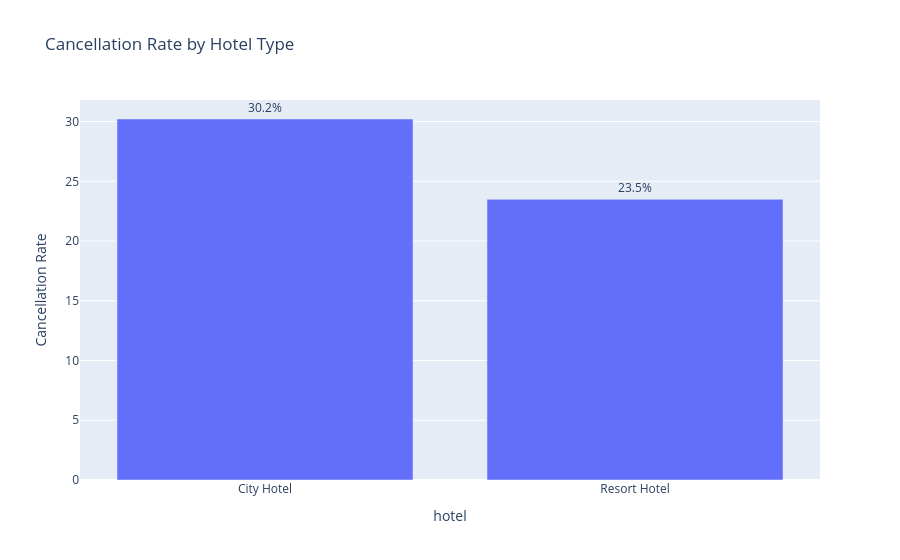

Source (notebook cell):
### Code cell
fig = px.bar(
    hotel_cancellation,
    x="hotel",
    y="Cancellation Rate",
    text="Cancellation Rate",
    title="Cancellation Rate by Hotel Type"
)

fig.update_traces(
    texttemplate="%{text:.1f}%",
    textposition="outside"
)

fig.show()

### Figure 1 — Plotly figure (JSON) as saved in the notebook; plotly's stock layout.template omitted (floating-point values rounded to 4 significant figures)
{"data": [{"hovertemplate": "hotel=%{x}<br>Cancellation Rate=%{text}<extra></extra>", "legendgroup": "", "marker": {"color": "#636efa", "pattern": {"shape": ""}}, "name": "", "orientation": "v", "showlegend": false, "text": [30.22, 23.49], "textposition": "outside", "texttemplate": "%{text:.1f}%", "type": "bar", "x": ["City Hotel", "Resort Hotel"], "xaxis": "x", "y": [30.22, 23.49], "yaxis": "y"}], "layout": {"barmode": "relative", "legend": {"tracegroupgap": 0}, "title": {"text": "Cancellation Rate by Hotel Type"}, "xaxis": {"anchor": "y", "domain": [0, 1], "title": {"text": "hotel"}}, "yaxis": {"anchor": "x", "domain": [0, 1], "title": {"text": "Cancellation Rate"}}}}
